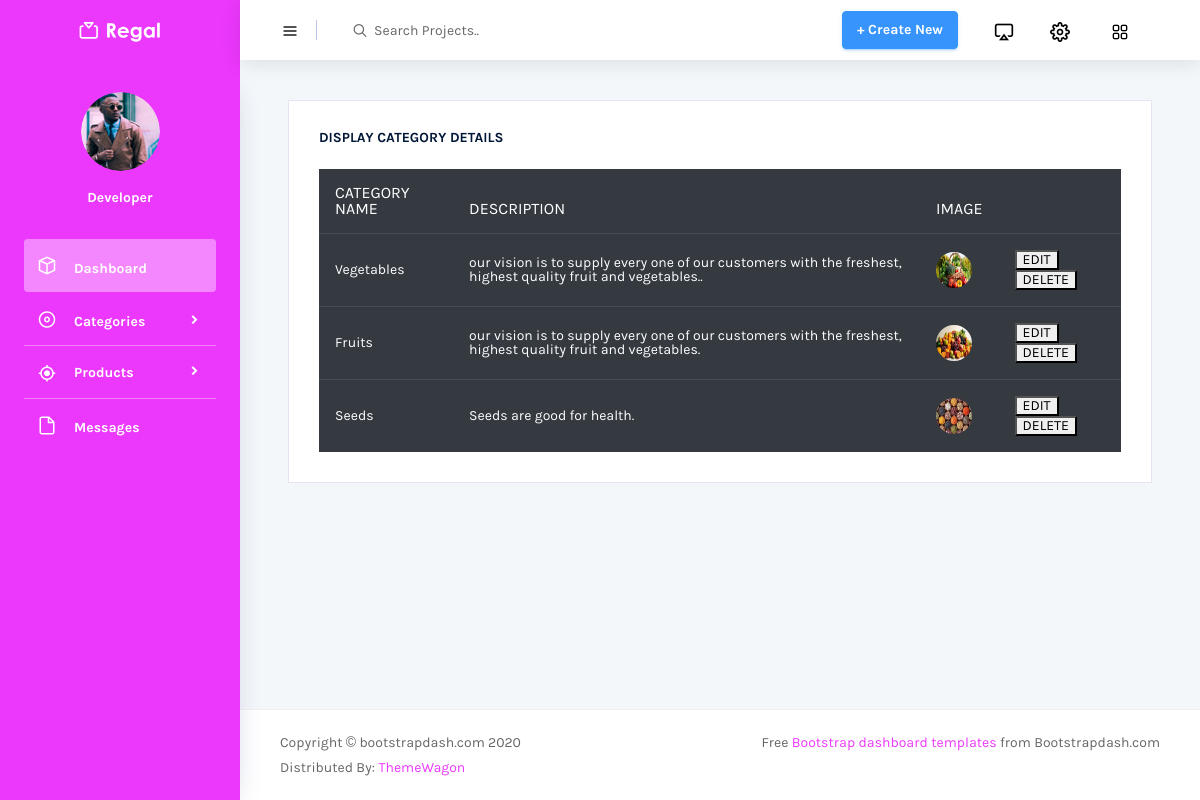
The page /backend/display_category/ on the database its author committed.
### backend/models.py (models this page shows)
class category_db(models.Model):
    cname=models.CharField(max_length=100, null=True, blank=True)
    cdescription=models.CharField(max_length=100, null=True, blank=True)
    cimage=models.ImageField(upload_to="Category Images", null=True, blank=True)

### backend/views.py (the view)
# urls.py: path('display_category/', views.display_category, name="display_category"),
def display_category(request):
    data=category_db.objects.all()
    return render(request,"display_category.html", {'data':data})

### backend/templates/display_category.html (shortened to what this page needs)
<!DOCTYPE html>
{% extends 'index.html' %}
{% block content %}
<html lang="en">
<head>
</head>
<body>
<div class="col-lg-12 grid-margin stretch-card">
              <div class="card">
                <div class="card-body">
                  <h4 class="card-title">DISPLAY CATEGORY DETAILS</h4>
                  <div class="table-responsive pt-3">
                    <table class="table table-dark">
                      <thead>
                        <tr>
                          <th>CATEGORY NAME</th>
                          <th>DESCRIPTION</th>
                          <th>IMAGE</th>
                        </tr>
                      </thead>
                      <tbody>
                      {% for i in data %}
                      <tr>
                          <td>{{i.cname}}</td>
                          <td>{{i.cdescription}}</td>
                          <td>
                              <img src="{{i.cimage.url}}" width="200px" height="200px">
                          </td>
                          <td>
                              <a href="{% url 'edit_category' catid=i.id %}">
                                  <button>EDIT</button>
                              </a>
                              <a href="{% url 'delete_category' catid=i.id %}">
                                  <button>DELETE</button>
                              </a>
                          </td>
                      </tr>
                      {% endfor %}
                      </tbody>
                    </table>
                  </div>
                </div>
              </div>
            </div>
</body>
</html>
{% endblock %}

### rows shown on the page
category_db: cname "Vegetables", cdescription "our vision is to supply every one of our customers with the freshest, highest quality fruit and vegetables..", cimage (picture)
category_db: cname "Fruits", cdescription "our vision is to supply every one of our customers with the freshest, highest quality fruit and vegetables.", cimage (picture)
category_db: cname "Seeds", cdescription "Seeds are good for health.", cimage (picture)
